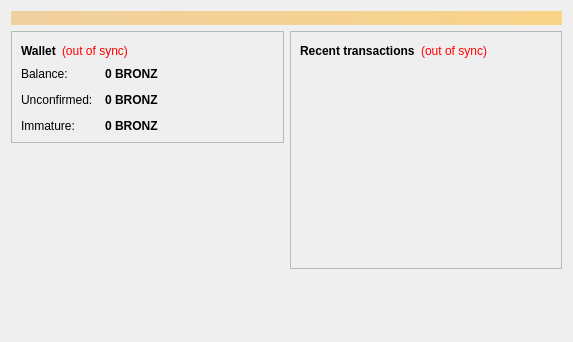
<?xml version="1.0" encoding="UTF-8"?>
<ui version="4.0">
 <class>OverviewPage</class>
 <widget class="QWidget" name="OverviewPage">
  <property name="geometry">
   <rect>
    <x>0</x>
    <y>0</y>
    <width>573</width>
    <height>342</height>
   </rect>
  </property>
  <property name="windowTitle">
   <string>Form</string>
  </property>
  <layout class="QVBoxLayout" name="topLayout">
   <item>
    <widget class="QLabel" name="labelAlerts">
     <property name="visible">
      <bool>false</bool>
     </property>
     <property name="styleSheet">
      <string notr="true">background-color: qlineargradient(x1: 0, y1: 0, x2: 1, y2: 0, stop:0 #F0D0A0, stop:1 #F8D488); color:#000000;</string>
     </property>
     <property name="wordWrap">
      <bool>true</bool>
     </property>
     <property name="margin">
      <number>3</number>
     </property>
    </widget>
   </item>
   <item>
    <layout class="QHBoxLayout" name="horizontalLayout" stretch="1,1">
     <item>
      <layout class="QVBoxLayout" name="verticalLayout_2">
       <item>
        <widget class="QFrame" name="frame">
         <property name="frameShape">
          <enum>QFrame::StyledPanel</enum>
         </property>
         <property name="frameShadow">
          <enum>QFrame::Raised</enum>
         </property>
         <layout class="QVBoxLayout" name="verticalLayout_4">
          <item>
           <layout class="QHBoxLayout" name="horizontalLayout_4">
            <item>
             <widget class="QLabel" name="label_5">
              <property name="font">
               <font>
                <weight>75</weight>
                <bold>true</bold>
               </font>
              </property>
              <property name="text">
               <string>Wallet</string>
              </property>
             </widget>
            </item>
            <item>
             <widget class="QLabel" name="labelWalletStatus">
              <property name="toolTip">
               <string>The displayed information may be out of date. Your wallet automatically synchronizes with the BitBronze network after a connection is established, but this process has not completed yet.</string>
              </property>
              <property name="styleSheet">
               <string notr="true">QLabel { color: red; }</string>
              </property>
              <property name="text">
               <string notr="true">(out of sync)</string>
              </property>
              <property name="alignment">
               <set>Qt::AlignLeading|Qt::AlignLeft|Qt::AlignVCenter</set>
              </property>
             </widget>
            </item>
            <item>
             <spacer name="horizontalSpacer_2">
              <property name="orientation">
               <enum>Qt::Horizontal</enum>
              </property>
              <property name="sizeHint" stdset="0">
               <size>
                <width>40</width>
                <height>20</height>
               </size>
              </property>
             </spacer>
            </item>
           </layout>
          </item>
          <item>
           <layout class="QFormLayout" name="formLayout_2">
            <property name="fieldGrowthPolicy">
             <enum>QFormLayout::AllNonFixedFieldsGrow</enum>
            </property>
            <property name="horizontalSpacing">
             <number>12</number>
            </property>
            <property name="verticalSpacing">
             <number>12</number>
            </property>
            <item row="0" column="0">
             <widget class="QLabel" name="label">
              <property name="text">
               <string>Balance:</string>
              </property>
             </widget>
            </item>
            <item row="0" column="1">
             <widget class="QLabel" name="labelBalance">
              <property name="font">
               <font>
                <weight>75</weight>
                <bold>true</bold>
               </font>
              </property>
              <property name="cursor">
               <cursorShape>IBeamCursor</cursorShape>
              </property>
              <property name="toolTip">
               <string>Your current balance</string>
              </property>
              <property name="text">
               <string notr="true">0 BRONZ</string>
              </property>
              <property name="textInteractionFlags">
               <set>Qt::LinksAccessibleByMouse|Qt::TextSelectableByKeyboard|Qt::TextSelectableByMouse</set>
              </property>
             </widget>
            </item>
            <item row="1" column="0">
             <widget class="QLabel" name="label_3">
              <property name="text">
               <string>Unconfirmed:</string>
              </property>
             </widget>
            </item>
            <item row="1" column="1">
             <widget class="QLabel" name="labelUnconfirmed">
              <property name="font">
               <font>
                <weight>75</weight>
                <bold>true</bold>
               </font>
              </property>
              <property name="cursor">
               <cursorShape>IBeamCursor</cursorShape>
              </property>
              <property name="toolTip">
               <string>Total of transactions that have yet to be confirmed, and do not yet count toward the current balance</string>
              </property>
              <property name="text">
               <string notr="true">0 BRONZ</string>
              </property>
              <property name="textInteractionFlags">
               <set>Qt::LinksAccessibleByMouse|Qt::TextSelectableByKeyboard|Qt::TextSelectableByMouse</set>
              </property>
             </widget>
            </item>
            <item row="2" column="0">
             <widget class="QLabel" name="labelImmatureText">
              <property name="text">
               <string>Immature:</string>
              </property>
             </widget>
            </item>
            <item row="2" column="1">
             <widget class="QLabel" name="labelImmature">
              <property name="font">
               <font>
                <weight>75</weight>
                <bold>true</bold>
               </font>
              </property>
              <property name="toolTip">
               <string>Mined balance that has not yet matured</string>
              </property>
              <property name="text">
               <string notr="true">0 BRONZ</string>
              </property>
              <property name="textInteractionFlags">
               <set>Qt::LinksAccessibleByMouse|Qt::TextSelectableByKeyboard|Qt::TextSelectableByMouse</set>
              </property>
             </widget>
            </item>
           </layout>
          </item>
         </layout>
        </widget>
       </item>
       <item>
        <spacer name="verticalSpacer">
         <property name="orientation">
          <enum>Qt::Vertical</enum>
         </property>
         <property name="sizeHint" stdset="0">
          <size>
           <width>20</width>
           <height>40</height>
          </size>
         </property>
        </spacer>
       </item>
      </layout>
     </item>
     <item>
      <layout class="QVBoxLayout" name="verticalLayout_3">
       <item>
        <widget class="QFrame" name="frame_2">
         <property name="frameShape">
          <enum>QFrame::StyledPanel</enum>
         </property>
         <property name="frameShadow">
          <enum>QFrame::Raised</enum>
         </property>
         <layout class="QVBoxLayout" name="verticalLayout">
          <item>
           <layout class="QHBoxLayout" name="horizontalLayout_2">
            <item>
             <widget class="QLabel" name="label_4">
              <property name="text">
               <string>&lt;b&gt;Recent transactions&lt;/b&gt;</string>
              </property>
             </widget>
            </item>
            <item>
             <widget class="QLabel" name="labelTransactionsStatus">
              <property name="toolTip">
               <string>The displayed information may be out of date. Your wallet automatically synchronizes with the BitBronze network after a connection is established, but this process has not completed yet.</string>
              </property>
              <property name="styleSheet">
               <string notr="true">QLabel { color: red; }</string>
              </property>
              <property name="text">
               <string notr="true">(out of sync)</string>
              </property>
              <property name="alignment">
               <set>Qt::AlignRight|Qt::AlignTrailing|Qt::AlignVCenter</set>
              </property>
             </widget>
            </item>
            <item>
             <spacer name="horizontalSpacer">
              <property name="orientation">
               <enum>Qt::Horizontal</enum>
              </property>
              <property name="sizeHint" stdset="0">
               <size>
                <width>40</width>
                <height>20</height>
               </size>
              </property>
             </spacer>
            </item>
           </layout>
          </item>
          <item>
           <widget class="QListView" name="listTransactions">
            <property name="styleSheet">
             <string notr="true">QListView { background: transparent; }</string>
            </property>
            <property name="frameShape">
             <enum>QFrame::NoFrame</enum>
            </property>
            <property name="verticalScrollBarPolicy">
             <enum>Qt::ScrollBarAlwaysOff</enum>
            </property>
            <property name="horizontalScrollBarPolicy">
             <enum>Qt::ScrollBarAlwaysOff</enum>
            </property>
            <property name="selectionMode">
             <enum>QAbstractItemView::NoSelection</enum>
            </property>
           </widget>
          </item>
         </layout>
        </widget>
       </item>
       <item>
        <spacer name="verticalSpacer_2">
         <property name="orientation">
          <enum>Qt::Vertical</enum>
         </property>
         <property name="sizeHint" stdset="0">
          <size>
           <width>20</width>
           <height>40</height>
          </size>
         </property>
        </spacer>
       </item>
      </layout>
     </item>
    </layout>
   </item>
  </layout>
 </widget>
 <resources/>
 <connections/>
</ui>
